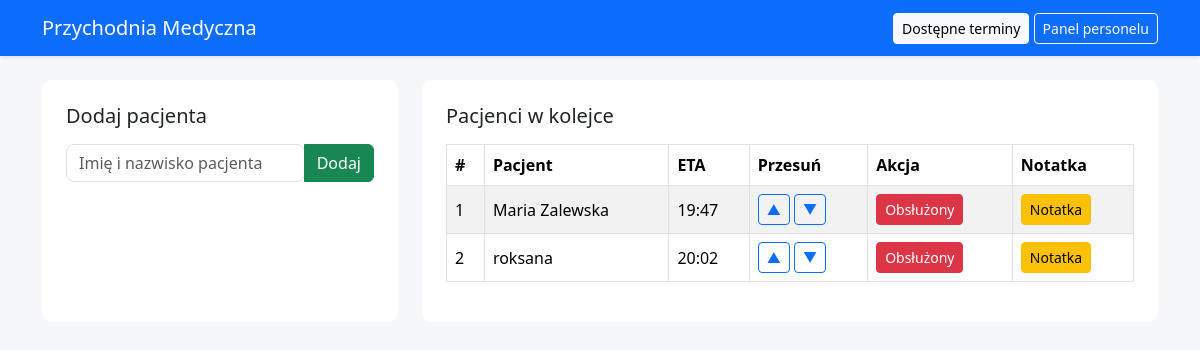
The page /dashboard (signed in) on the database as committed earlier.
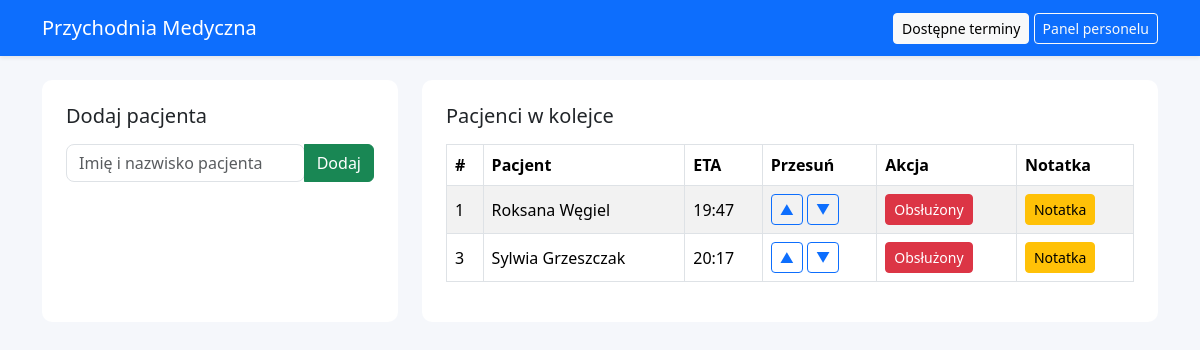
The same page on the database as committed later.
### tables this page shows
CREATE TABLE patients (
    id INTEGER PRIMARY KEY AUTOINCREMENT,
    name TEXT NOT NULL,
    status TEXT NOT NULL DEFAULT 'oczekuje',
    doctor_id INTEGER,
    position INTEGER,
    note TEXT,
    FOREIGN KEY(doctor_id) REFERENCES doctors(id)
);

### app.py (the view)
    def wrapper(*args, **kwargs):
        if 'user_id' not in session:
            flash("Musisz się zalogować!", "danger")
            return redirect(url_for('login'))
        return view(*args, **kwargs)

### app.py (called while the page is built)
def login_required(view):
    def wrapper(*args, **kwargs):
        if 'user_id' not in session:
            flash("Musisz się zalogować!", "danger")
            return redirect(url_for('login'))
        return view(*args, **kwargs)
    wrapper.__name__ = view.__name__
    return wrapper

def get_eta(position, avg_minutes=15):
    now = datetime.datetime.now()
    eta = now + datetime.timedelta(minutes=position * avg_minutes)
    return eta.strftime("%H:%M")

@app.route("/dashboard")
@login_required
def dashboard():
    if session.get("role") != "rejestratorka":
        flash("Brak dostępu do panelu rejestratorki", "danger")
        return redirect(url_for("doctor_panel"))
    conn = get_conn()
    patients = conn.execute(
        "SELECT * FROM patients WHERE status='oczekuje' ORDER BY position"
    ).fetchall()
    doctors_db = conn.execute(
        "SELECT * FROM doctors"
    ).fetchall()
    conn.close()
    eta_list = []
    for p in patients:
        eta_list.append({
            "id": p["id"],
            "name": p["name"],
            "position": p["position"],
            "eta": get_eta(p["position"] - 1)
        })
    return render_template(
        "dashboard.html",
        username=session.get("username"),
        patients=patients,
        doctors=doctors_db,
        eta_list=eta_list
    )

### database.py (called while the page is built)
def get_conn():
    conn = sqlite3.connect(DB_PATH)
    conn.row_factory = sqlite3.Row
    return conn

### templates/dashboard.html
{% extends "base.html" %}
{% block content %}
<div class="row g-4">
  <div class="col-md-4">
    <div class="card p-4 h-100">
      <h5 class="mb-3">Dodaj pacjenta</h5>
      <form method="post" action="{{ url_for('add_patient') }}">
        <div class="input-group mb-3">
          <input class="form-control" name="name" placeholder="Imię i nazwisko pacjenta" required>
          <button class="btn btn-success">Dodaj</button>
        </div>
      </form>
    </div>
  </div>
  <div class="col-md-8">
    <div class="card p-4">
      <h5 class="mb-3">Pacjenci w kolejce</h5>
      <table class="table table-bordered table-striped align-middle">
        <thead>
          <tr>
            <th>#</th>
            <th>Pacjent</th>
            <th>ETA</th>
            <th>Przesuń</th>
            <th>Akcja</th>
            <th>Notatka</th>
          </tr>
        </thead>
        <tbody>
          {% for p in patients %}
          <tr>
            <td>{{ p.position }}</td>
            <td>{{ p.name }}</td>
            <td>
              {% for e in eta_list %}
                {% if e.id == p.id %}
                  {{ e.eta }}
                {% endif %}
              {% endfor %}
            </td>
            <td>
              <a href="{{ url_for('move', patient_id=p.id, direction='up') }}" class="btn btn-sm btn-outline-primary">▲</a>
              <a href="{{ url_for('move', patient_id=p.id, direction='down') }}" class="btn btn-sm btn-outline-primary">▼</a>
            </td>
            <td>
              <a href="{{ url_for('mark_served', patient_id=p.id) }}" class="btn btn-sm btn-danger">Obsłużony</a>
            </td>
            <td>
              <a href="{{ url_for('note', patient_id=p.id) }}" class="btn btn-sm btn-warning">Notatka</a>
            </td>
          </tr>
          {% endfor %}
        </tbody>
      </table>
    </div>
  </div>
</div>
{% endblock %}

### templates/base.html (shortened to what this page needs)
<!DOCTYPE html>
<html lang="pl">
<head>
    <link
      href="https://cdn.jsdelivr.net/npm/bootstrap@5.3.2/dist/css/bootstrap.min.css"
      rel="stylesheet"
    >
    <link rel="stylesheet" href="{{ url_for('static', filename='css/style.css') }}">
</head>
<body>
<nav class="navbar navbar-dark bg-primary mb-4">
    <div class="container d-flex justify-content-between align-items-center">
        <span class="navbar-brand">Przychodnia Medyczna</span>
        <div>
            <a class="btn btn-light btn-sm" href="{{ url_for('show_slots') }}">Dostępne terminy</a>
            <a class="btn btn-outline-light btn-sm" href="{{ url_for('login') }}">Panel personelu</a>
        </div>
    </div>
</nav>
<div class="container">
    {% block content %}{% endblock %}
</div>
</body>
</html>

### static/css/style.css (style rules this page uses)
body { background: #f5f7fb; }
.navbar { box-shadow: 0 2px 4px rgba(0, 0, 0, 0.08); }
.card { border-radius: 10px; border: none; }
input, select, textarea { border-radius: 8px !important; }

Rows that differ between the two databases and show on the page:
no longer on this page (row edited): patients: position "1", name "Maria Zalewska", eta "19:47"
changed patients: position "2" → "1"; name "roksana" → "Roksana Węgiel"; eta "20:02" → "19:47"
added patients: position "3", name "Sylwia Grzeszczak", eta "20:17"
